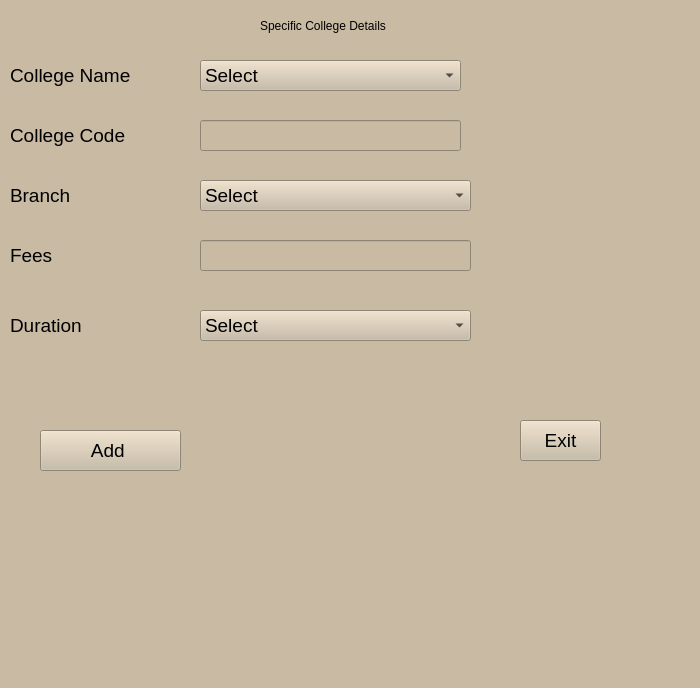
<?xml version="1.0" encoding="UTF-8"?>
<ui version="4.0">
 <class>MainWindow</class>
 <widget class="QMainWindow" name="MainWindow">
  <property name="geometry">
   <rect>
    <x>0</x>
    <y>0</y>
    <width>700</width>
    <height>688</height>
   </rect>
  </property>
  <property name="maximumSize">
   <size>
    <width>700</width>
    <height>700</height>
   </size>
  </property>
  <property name="windowTitle">
   <string>Specifc Collge Details</string>
  </property>
  <property name="windowIcon">
   <iconset resource="collegedetailsresource.qrc">
    <normaloff>:/image/Resources/star.png</normaloff>:/image/Resources/star.png</iconset>
  </property>
  <property name="styleSheet">
   <string notr="true">background-color: rgb(200, 186, 163);</string>
  </property>
  <widget class="QWidget" name="centralwidget">
   <widget class="QLabel" name="lblclgname">
    <property name="geometry">
     <rect>
      <x>10</x>
      <y>60</y>
      <width>161</width>
      <height>31</height>
     </rect>
    </property>
    <property name="font">
     <font>
      <family>MS Shell Dlg 2</family>
      <pointsize>14</pointsize>
      <weight>50</weight>
      <italic>false</italic>
      <bold>false</bold>
     </font>
    </property>
    <property name="styleSheet">
     <string notr="true">font: 14pt &quot;MS Shell Dlg 2&quot;;</string>
    </property>
    <property name="text">
     <string>College Name </string>
    </property>
   </widget>
   <widget class="QComboBox" name="comboBoxCollegeName">
    <property name="geometry">
     <rect>
      <x>200</x>
      <y>60</y>
      <width>261</width>
      <height>31</height>
     </rect>
    </property>
    <property name="font">
     <font>
      <family>MS Shell Dlg 2</family>
      <pointsize>14</pointsize>
      <weight>50</weight>
      <italic>false</italic>
      <bold>false</bold>
     </font>
    </property>
    <property name="styleSheet">
     <string notr="true">font: 14pt &quot;MS Shell Dlg 2&quot;;</string>
    </property>
    <item>
     <property name="text">
      <string>Select</string>
     </property>
    </item>
   </widget>
   <widget class="QLabel" name="lblclgcode">
    <property name="geometry">
     <rect>
      <x>10</x>
      <y>120</y>
      <width>161</width>
      <height>31</height>
     </rect>
    </property>
    <property name="font">
     <font>
      <family>MS Shell Dlg 2</family>
      <pointsize>14</pointsize>
      <weight>50</weight>
      <italic>false</italic>
      <bold>false</bold>
     </font>
    </property>
    <property name="styleSheet">
     <string notr="true">font: 14pt &quot;MS Shell Dlg 2&quot;;</string>
    </property>
    <property name="text">
     <string>College Code</string>
    </property>
   </widget>
   <widget class="QLabel" name="lblbranch">
    <property name="geometry">
     <rect>
      <x>10</x>
      <y>180</y>
      <width>131</width>
      <height>31</height>
     </rect>
    </property>
    <property name="font">
     <font>
      <family>MS Shell Dlg 2</family>
      <pointsize>14</pointsize>
      <weight>50</weight>
      <italic>false</italic>
      <bold>false</bold>
     </font>
    </property>
    <property name="styleSheet">
     <string notr="true">font: 14pt &quot;MS Shell Dlg 2&quot;;</string>
    </property>
    <property name="text">
     <string>Branch</string>
    </property>
   </widget>
   <widget class="QComboBox" name="comboBoxBranch">
    <property name="geometry">
     <rect>
      <x>200</x>
      <y>180</y>
      <width>271</width>
      <height>31</height>
     </rect>
    </property>
    <property name="maximumSize">
     <size>
      <width>700</width>
      <height>700</height>
     </size>
    </property>
    <property name="font">
     <font>
      <family>MS Shell Dlg 2</family>
      <pointsize>14</pointsize>
      <weight>50</weight>
      <italic>false</italic>
      <bold>false</bold>
     </font>
    </property>
    <property name="styleSheet">
     <string notr="true">font: 14pt &quot;MS Shell Dlg 2&quot;;</string>
    </property>
    <item>
     <property name="text">
      <string>Select</string>
     </property>
    </item>
    <item>
     <property name="text">
      <string>BTech</string>
     </property>
    </item>
    <item>
     <property name="text">
      <string>BCA</string>
     </property>
    </item>
    <item>
     <property name="text">
      <string>BPharma</string>
     </property>
    </item>
    <item>
     <property name="text">
      <string>MCA</string>
     </property>
    </item>
    <item>
     <property name="text">
      <string>BJMC</string>
     </property>
    </item>
    <item>
     <property name="text">
      <string>BDS</string>
     </property>
    </item>
    <item>
     <property name="text">
      <string>MA</string>
     </property>
    </item>
    <item>
     <property name="text">
      <string>BSc</string>
     </property>
    </item>
    <item>
     <property name="text">
      <string>BA</string>
     </property>
    </item>
    <item>
     <property name="text">
      <string>MTech</string>
     </property>
    </item>
    <item>
     <property name="text">
      <string/>
     </property>
    </item>
   </widget>
   <widget class="QComboBox" name="comboBoxDuration">
    <property name="geometry">
     <rect>
      <x>200</x>
      <y>310</y>
      <width>271</width>
      <height>31</height>
     </rect>
    </property>
    <property name="font">
     <font>
      <family>MS Shell Dlg 2</family>
      <pointsize>14</pointsize>
      <weight>50</weight>
      <italic>false</italic>
      <bold>false</bold>
     </font>
    </property>
    <property name="styleSheet">
     <string notr="true">font: 14pt &quot;MS Shell Dlg 2&quot;;</string>
    </property>
    <item>
     <property name="text">
      <string>Select</string>
     </property>
    </item>
    <item>
     <property name="text">
      <string>2 years</string>
     </property>
    </item>
    <item>
     <property name="text">
      <string>3 years</string>
     </property>
    </item>
    <item>
     <property name="text">
      <string>4 years</string>
     </property>
    </item>
    <item>
     <property name="text">
      <string>5 years</string>
     </property>
    </item>
    <item>
     <property name="text">
      <string>6 years</string>
     </property>
    </item>
   </widget>
   <widget class="QLabel" name="lblFees">
    <property name="geometry">
     <rect>
      <x>10</x>
      <y>240</y>
      <width>151</width>
      <height>31</height>
     </rect>
    </property>
    <property name="font">
     <font>
      <family>MS Shell Dlg 2</family>
      <pointsize>14</pointsize>
      <weight>50</weight>
      <italic>false</italic>
      <bold>false</bold>
     </font>
    </property>
    <property name="styleSheet">
     <string notr="true">font: 14pt &quot;MS Shell Dlg 2&quot;;</string>
    </property>
    <property name="text">
     <string>Fees</string>
    </property>
   </widget>
   <widget class="QLabel" name="lblDuration">
    <property name="geometry">
     <rect>
      <x>10</x>
      <y>310</y>
      <width>141</width>
      <height>31</height>
     </rect>
    </property>
    <property name="font">
     <font>
      <family>MS Shell Dlg 2</family>
      <pointsize>14</pointsize>
      <weight>50</weight>
      <italic>false</italic>
      <bold>false</bold>
     </font>
    </property>
    <property name="styleSheet">
     <string notr="true">font: 14pt &quot;MS Shell Dlg 2&quot;;</string>
    </property>
    <property name="text">
     <string>Duration</string>
    </property>
   </widget>
   <widget class="QLineEdit" name="lineEditCollegeCode">
    <property name="geometry">
     <rect>
      <x>200</x>
      <y>120</y>
      <width>261</width>
      <height>31</height>
     </rect>
    </property>
    <property name="font">
     <font>
      <family>MS Shell Dlg 2</family>
      <pointsize>14</pointsize>
      <weight>50</weight>
      <italic>false</italic>
      <bold>false</bold>
     </font>
    </property>
    <property name="styleSheet">
     <string notr="true">font: 14pt &quot;MS Shell Dlg 2&quot;;</string>
    </property>
   </widget>
   <widget class="QLineEdit" name="lineEditFees">
    <property name="geometry">
     <rect>
      <x>200</x>
      <y>240</y>
      <width>271</width>
      <height>31</height>
     </rect>
    </property>
    <property name="font">
     <font>
      <family>MS Shell Dlg 2</family>
      <pointsize>14</pointsize>
      <weight>50</weight>
      <italic>false</italic>
      <bold>false</bold>
     </font>
    </property>
    <property name="styleSheet">
     <string notr="true">font: 14pt &quot;MS Shell Dlg 2&quot;;</string>
    </property>
   </widget>
   <widget class="QPushButton" name="pushButtonAdd">
    <property name="geometry">
     <rect>
      <x>40</x>
      <y>430</y>
      <width>141</width>
      <height>41</height>
     </rect>
    </property>
    <property name="font">
     <font>
      <family>MS Shell Dlg 2</family>
      <pointsize>14</pointsize>
      <weight>50</weight>
      <italic>false</italic>
      <bold>false</bold>
     </font>
    </property>
    <property name="styleSheet">
     <string notr="true">font: 14pt &quot;MS Shell Dlg 2&quot;;</string>
    </property>
    <property name="text">
     <string>Add </string>
    </property>
   </widget>
   <widget class="QPushButton" name="pushButtonExit">
    <property name="geometry">
     <rect>
      <x>520</x>
      <y>420</y>
      <width>81</width>
      <height>41</height>
     </rect>
    </property>
    <property name="font">
     <font>
      <family>MS Shell Dlg 2</family>
      <pointsize>14</pointsize>
      <weight>50</weight>
      <italic>false</italic>
      <bold>false</bold>
     </font>
    </property>
    <property name="styleSheet">
     <string notr="true">font: 14pt &quot;MS Shell Dlg 2&quot;;</string>
    </property>
    <property name="text">
     <string>Exit</string>
    </property>
   </widget>
   <widget class="QLabel" name="label">
    <property name="geometry">
     <rect>
      <x>260</x>
      <y>10</y>
      <width>281</width>
      <height>31</height>
     </rect>
    </property>
    <property name="styleSheet">
     <string notr="true">font: 14pt &quot;MS Shell Dlg 2&quot;;</string>
    </property>
    <property name="text">
     <string>Specific College Details</string>
    </property>
   </widget>
  </widget>
  <widget class="QStatusBar" name="statusbar"/>
 </widget>
 <resources>
  <include location="collegedetailsresource.qrc"/>
 </resources>
 <connections/>
</ui>
